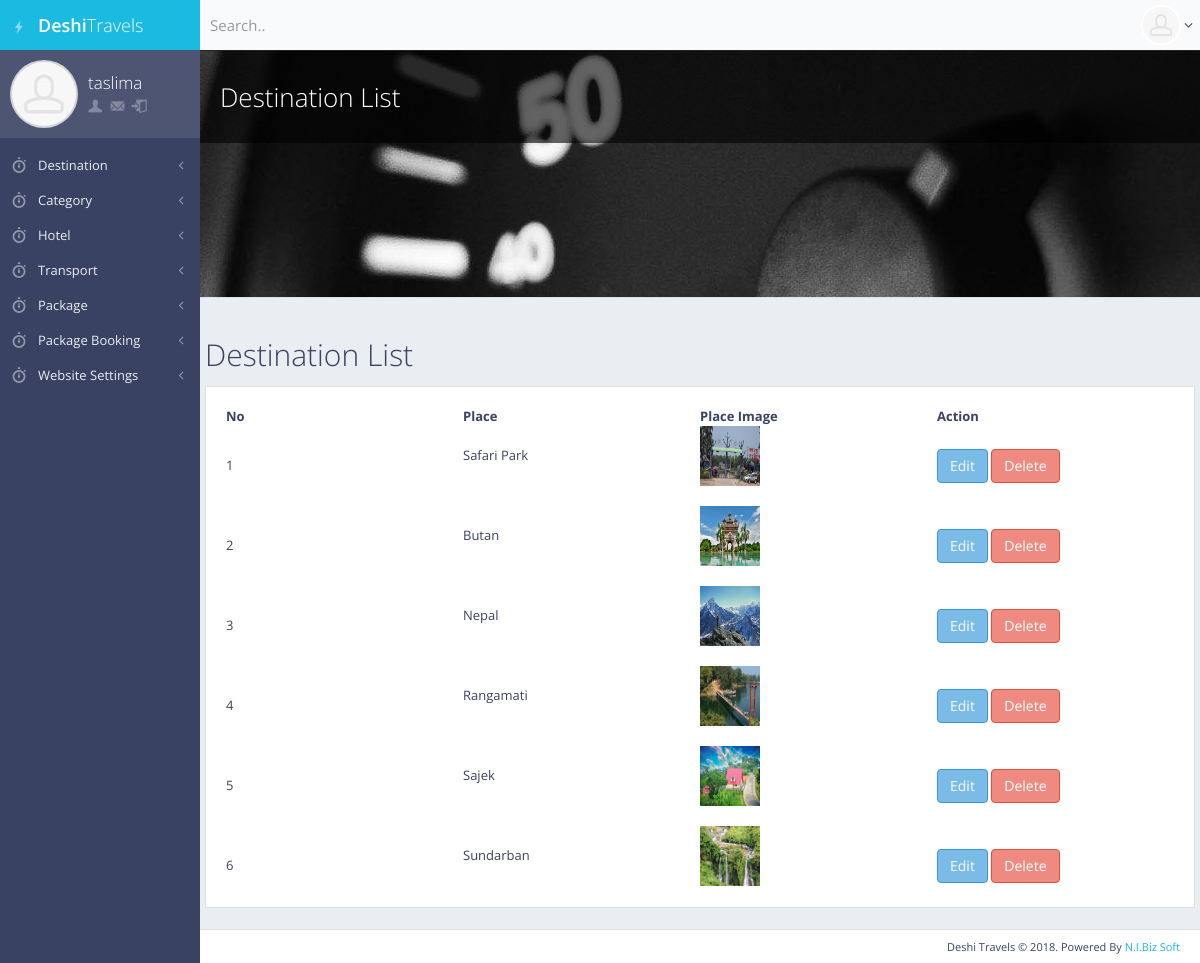
The app's page /admin/destinationlist.php (signed in) with its own data.
### tables this page shows
CREATE TABLE `tbl_destination` (
  `id` int(11) NOT NULL,
  `place` varchar(255) NOT NULL,
  `place_img` varchar(255) NOT NULL
);

### lib/Session.php (called while the page is built, shortened)
<?php
    class Session{
     public static function get($key){
      if (isset($_SESSION[$key])) {
       return $_SESSION[$key];
      } else {
       return false;
      }
     }
    }
?>

### lib/Database.php (called while the page is built, shortened)
<?php
Class Database{
	public $host   = DB_HOST;
	public $user   = DB_USER;
	public $pass   = DB_PASS;
	public $dbname = DB_NAME;
	public $link;
	private function connectDB(){
	$this->link = new mysqli($this->host, $this->user, $this->pass, $this->dbname);
 }
	public function select($query){
		$result = $this->link->query($query) or die($this->link->error.__LINE__);
		if($result->num_rows > 0){
			return $result;
		} else {
			return false;
		}
	}
}

### admin/destinationlist.php (the view)
 <?php include 'inc/header.php'; ?>
 <div id="page-content">
     <div class="content-header content-header-media">
         <div class="header-section">
             <div class="row">
                 <div class="col-md-4 col-lg-6 hidden-xs hidden-sm">
                     <h1>Destination List</h1>
                 </div>
             </div>
         </div>
         <img src="img/placeholders/headers/dashboard_header.jpg" alt="header image" class="animation-pulseSlow">
     </div>
     <div class="row">
       <div class="box round first grid">
         <h2>Destination List</h2>
         <div class="block">
             <table class="data display datatable" id="example">
                 <thead>
                     <tr>
                         <th width="25%">No</th>
                         <th width="25%">Place</th>
                         <th width="25%">Place Image</th>
                         <th width="25%">Action</th>
                     </tr>
                 </thead>
                  <?php
                     $query = "SELECT * FROM tbl_destination ORDER BY id DESC";
                     $destination = $db->select($query);
                     if ($destination) {
                         $i = 0;
                         while ($result = $destination->fetch_assoc()) {
                             $i++;
                  ?>
                 <tbody>
                     <tr class="odd gradeX">
                         <td><?php echo $i; ?></td>
                         <td><p><?php echo $result['place']; ?></p></td>
                         <td><img style="height: 60px; width: 60px; margin-bottom: 20px;" src="../admin/<?php echo $result['place_img']; ?>"></td>
                         <td><a class="btn btn-info" href="editdestination.php?desId=<?php echo $result['id']; ?>">Edit</a> <a class="btn btn-danger" onclick="return confirm('Are you Sure to Delete!');" href="deletedestination.php?delId=<?php echo $result['id']; ?>">Delete</a></td>
                     </tr>
                 </tbody>
                 <?php   }  } ?>
             </table>
        </div>
     </div>
 </div>
 </div>
<?php include 'inc/footer.php'; ?>

### admin/inc/header.php (shortened to what this page needs)
<?php
 include '../lib/Database.php';
 include '../lib/Session.php';
 $db = new Database();
?>
<!DOCTYPE html>
 <html class="no-js" lang="en">
    <head>
        <link rel="stylesheet" href="css/bootstrap.min.css">
        <link rel="stylesheet" href="css/plugins.css">
        <link rel="stylesheet" href="css/main.css">
        <link rel="stylesheet" href="css/themes.css">
    </head>
    <body>
        <div id="page-wrapper">
            <div id="page-container" class="sidebar-partial sidebar-visible-lg sidebar-no-animations">
                <?php include 'inc/sidebar.php' ?>
                <div id="main-container">
                    <header class="navbar navbar-default">
                        <form action="" method="post" class="navbar-form-custom">
                            <div class="form-group">
                                <input type="text" id="top-search" name="top-search" class="form-control" placeholder="Search..">
                            </div>
                        </form>
                        <ul class="nav navbar-nav-custom pull-right">
                            <li class="dropdown">
                                <a href="javascript:void(0)" class="dropdown-toggle" data-toggle="dropdown">
                                    <img src="img/placeholders/avatars/avatar2.jpg" alt="avatar"> <i class="fa fa-angle-down"></i>
                                </a>
                            </li>
                        </ul>
                    </header>

### admin/inc/sidebar.php (shortened to what this page needs)
<div id="sidebar">
    <div id="sidebar-scroll">
        <div class="sidebar-content">
            <a href="index.html" class="sidebar-brand">
                <i class="gi gi-flash"></i><span class="sidebar-nav-mini-hide"><strong>Deshi</strong>Travels</span>
            </a>
            <div class="sidebar-section sidebar-user clearfix sidebar-nav-mini-hide">
                <div class="sidebar-user-avatar">
                    <a href="index.php">
                        <img src="img/placeholders/avatars/avatar2.jpg" alt="avatar">
                    </a>
                </div>
                <div class="sidebar-user-name"><?php echo Session::get('user_name'); ?></div>
                <div class="sidebar-user-links">
                    <a href="profile.php" data-toggle="tooltip" data-placement="bottom" title="Profile"><i class="gi gi-user"></i></a>
                    <a href="inbox.php" data-toggle="tooltip" data-placement="bottom" title="Messages"><i class="gi gi-envelope"></i></a>
                    <a href="?action=logout" data-toggle="tooltip" data-placement="bottom" title="Logout"><i class="gi gi-exit"></i></a>
                </div>
            </div>
            <ul class="sidebar-nav">
                <li>
                    <a href="#" class="sidebar-nav-menu"><i class="fa fa-angle-left sidebar-nav-indicator sidebar-nav-mini-hide"></i><i class="gi gi-stopwatch sidebar-nav-icon"></i><span class="sidebar-nav-mini-hide">Destination</span></a>
                </li>
                <li>
                    <a href="#" class="sidebar-nav-menu"><i class="fa fa-angle-left sidebar-nav-indicator sidebar-nav-mini-hide"></i><i class="gi gi-stopwatch sidebar-nav-icon"></i><span class="sidebar-nav-mini-hide">Category</span></a>
                </li>
                <li>
                    <a href="#" class="sidebar-nav-menu"><i class="fa fa-angle-left sidebar-nav-indicator sidebar-nav-mini-hide"></i><i class="gi gi-stopwatch sidebar-nav-icon"></i><span class="sidebar-nav-mini-hide">Hotel</span></a>
                </li>
                <li>
                    <a href="#" class="sidebar-nav-menu"><i class="fa fa-angle-left sidebar-nav-indicator sidebar-nav-mini-hide"></i><i class="gi gi-stopwatch sidebar-nav-icon"></i><span class="sidebar-nav-mini-hide">Transport</span></a>
                </li>
                <li>
                    <a href="#" class="sidebar-nav-menu"><i class="fa fa-angle-left sidebar-nav-indicator sidebar-nav-mini-hide"></i><i class="gi gi-stopwatch sidebar-nav-icon"></i><span class="sidebar-nav-mini-hide">Package</span></a>
                </li>
                <li>
                    <a href="#" class="sidebar-nav-menu"><i class="fa fa-angle-left sidebar-nav-indicator sidebar-nav-mini-hide"></i><i class="gi gi-stopwatch sidebar-nav-icon"></i><span class="sidebar-nav-mini-hide">Package Booking</span></a>
                </li>
                <li>
                    <a href="#" class="sidebar-nav-menu"><i class="fa fa-angle-left sidebar-nav-indicator sidebar-nav-mini-hide"></i><i class="gi gi-stopwatch sidebar-nav-icon"></i><span class="sidebar-nav-mini-hide">Website Settings</span></a>
                </li>
            </ul>
        </div>
    </div>
</div>

### admin/inc/footer.php (shortened to what this page needs)
                    <footer class="clearfix">
                        <div class="pull-right">
                            Deshi Travels &copy; 2018. Powered By <a href="#" target="_blank">N.I.Biz Soft</a>
                        </div>
                    </footer>
                </div>
            </div>
        </div>
    </body>
</html>

### records on screen
tbl_destination: place "Safari Park", place_img (picture)
tbl_destination: place "Butan", place_img (picture)
tbl_destination: place "Nepal", place_img (picture)
tbl_destination: place "Rangamati", place_img (picture)
tbl_destination: place "Sajek", place_img (picture)
tbl_destination: place "Sundarban", place_img (picture)

### other values on screen
Session::get('user_name') "taslima"
